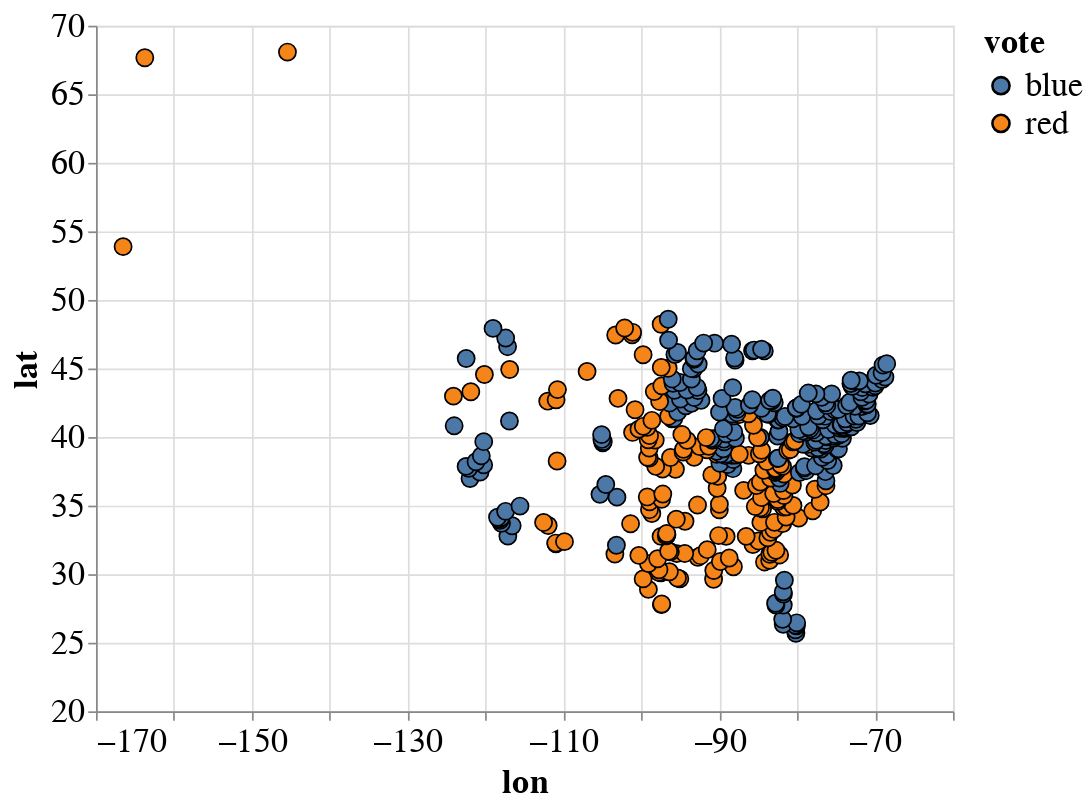

The cell this chart's notebook holds for it:
### Markdown cell above
- here's a plot of the data using altair
- don't worry about this code too much, as you have not learned how to use altair and are not expected to know this

### Code cell
alt.Chart(df).mark_circle(size=100,
                                 opacity=1,
                                 stroke='black',
                                 strokeWidth=1
).encode(
    x=alt.X('lon', title='lon', scale=alt.Scale(domain=[-170, -60])),
    y=alt.Y('lat', title='lat', scale=alt.Scale(domain=[20, 70])),
    color=alt.Color('vote')
).properties(
    width=500,
    height=400
).configure_axis(
    labelFontSize=20,
    titleFontSize=20
).configure_legend(
    titleFontSize=20,
    labelFontSize=20
).interactive()

### Figure 1 — Vega-Lite specification as saved in the notebook (floating-point values rounded to 4 significant figures; data arrays with more than 128 entries replaced by an {"elided": "..."} marker saying what was removed)
{"config": {"view": {"continuousWidth": 400, "continuousHeight": 300}, "axis": {"labelFontSize": 20, "titleFontSize": 20}, "legend": {"labelFontSize": 20, "titleFontSize": 20}}, "data": {"name": "data-f96ead86e7413cebe6dadbd88c38f286"}, "mark": {"type": "circle", "opacity": 1, "size": 100, "stroke": "black", "strokeWidth": 1}, "encoding": {"color": {"type": "nominal", "field": "vote"}, "x": {"type": "quantitative", "field": "lon", "scale": {"domain": [-170, -60]}, "title": "lon"}, "y": {"type": "quantitative", "field": "lat", "scale": {"domain": [20, 70]}, "title": "lat"}}, "height": 400, "selection": {"selector001": {"type": "interval", "bind": "scales", "encodings": ["x", "y"]}}, "width": 500, "$schema": "https://vega.github.io/schema/vega-lite/v4.0.0.json", "datasets": {"data-f96ead86e7413cebe6dadbd88c38f286": {"elided": "400 records"}}}
